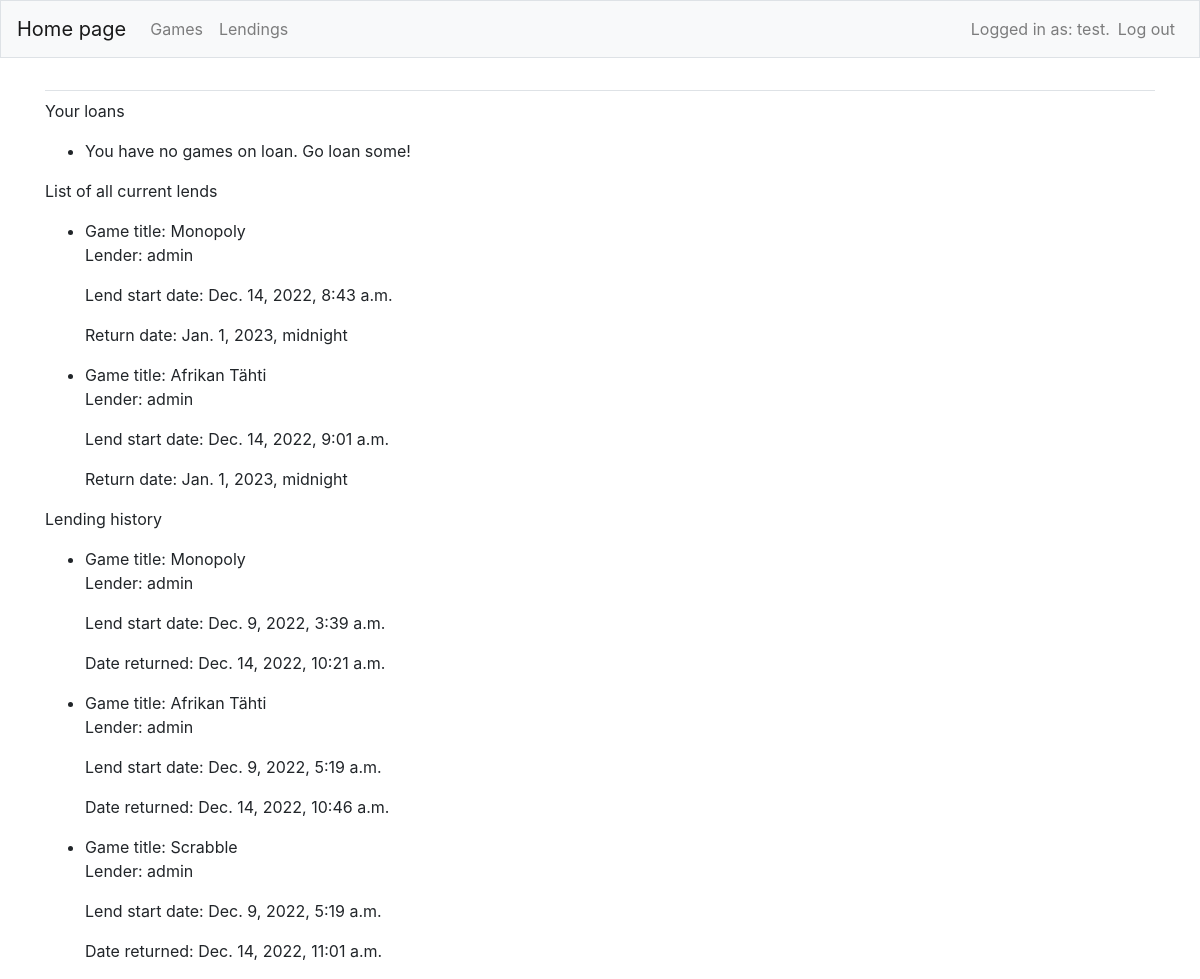
/lendings/ (signed in), run on the app's committed database.
### boardgame_site/models.py (models this page shows, shortened)
class Lending(models.Model):
    game = models.ForeignKey(Boardgame, on_delete=models.CASCADE)
    lender = models.ForeignKey(User, on_delete=models.CASCADE)
    lend_start_date = models.DateTimeField(auto_now_add=True)
    return_date = models.DateTimeField()
    received_game_date = models.DateTimeField(null=True)

class Boardgame(models.Model):
    name = models.CharField(max_length=200)
    genres = models.CharField(max_length=400)
    summary = models.CharField(max_length=500)
    available_to_lend = models.BooleanField(null=True)
    owner = models.ForeignKey(User, on_delete=models.CASCADE, null=True)
    date_added = models.DateTimeField(auto_now_add=True)
    date_modified = models.DateTimeField(auto_now=True)

### boardgame_site/views.py (the view)
# urls.py: path('lendings/', views.lendings, name='lendings'),
def lendings(request):
    if request.user.is_authenticated:
        owned = Lending.objects.filter(lender = request.user, received_game_date__isnull = True)
    else:
        owned = None
    returnedLends = Lending.objects.filter(received_game_date__isnull = False)
    lends = Lending.objects.filter(received_game_date__isnull = True).order_by("return_date")
    context = {"lends": lends, "ownLends": owned, "returnedLends": returnedLends}
    return render(request, "boardgame_site/lendings.html", context)

### boardgame_site/templates/boardgame_site/lendings.html
{% extends 'boardgame_site/base.html' %}
{% block content %}
{% if user.is_authenticated %}
<p>Your loans</p>
<ul>
    {% for ownLend in ownLends %}
    <li>
        Game title: {{ ownLend.game.name }}</a>
        <p>Lend start date: {{ ownLend.lend_start_date }}</p>
        <p>Return date: {{ ownLend.return_date }}</p>
        <a href="{% url 'boardgame_site:return_game' ownLend.id %}">Return game</a>
    </li>
    {% empty %}
    <li>You have no games on loan. Go loan some! </li>
    {% endfor %}
</ul>
<p>List of all current lends</p>
<ul>
    {% for lend in lends %}
    <li>
        Game title: {{ lend.game.name }}</a>
        <p>Lender: {{ lend.lender }}</p>
        <p>Lend start date: {{ lend.lend_start_date }}</p>
        <p>Return date: {{ lend.return_date }}</p>
    </li>
    {% empty %}
    <li>No one is curretly lending games. So all are available for you :) </li>
    {% endfor %}
</ul>
<p>Lending history</p>
<ul>
    {% for lend in returnedLends %}
    <li>
        Game title: {{ lend.game.name }}</a>
        <p>Lender: {{ lend.lender }}</p>
        <p>Lend start date: {{ lend.lend_start_date }}</p>
        <p>Date returned: {{ lend.received_game_date }}</p>
    </li>
    {% endfor %}
</ul>
{% else %}
<li>Login in to see the lends </li>
{% endif %}
{% endblock content %}

### boardgame_site/templates/boardgame_site/base.html (shortened to what this page needs)
{% load bootstrap4 %}
<!doctype html>
<html lang="en">
<head>
    {% bootstrap_css %}
</head>
<body>
    <nav class="navbar navbar-expand-md navbar-light bg-light mb-4 border">
        <a class="navbar-brand" href="{% url 'boardgame_site:index'%}">
            Home page
        </a>
        <div class="collapse navbar-collapse" id="navbarCollapse">
            <ul class="navbar-nav mr-auto">
                <li class="nav-item">
                    <a class="nav-link" href="{% url 'boardgame_site:games'%}">
                        Games
                    </a>
                </li>
                <li class="nav-item">
                    <a class="nav-link" href="{% url 'boardgame_site:lendings'%}">
                        Lendings
                    </a>
                </li>
            </ul>
            <ul class="navbar-nav ml-auto">
                {% if user.is_authenticated %}
                <li class="nav-item">
                    <span class="navbar-text" }">Logged in as: {{ user.username }}.</span>
                </li>
                <li class="nav-item">
                    <a class="nav-link" href="{% url 'users:logout' %}">Log out</a>
                </li>
                {% endif %}
            </ul>
        </div>
    </nav>
    <main role="main" class="container">
        <div class="pb-2 mb-2 border-bottom">
        </div>
        <div>
            {% block content %}{% endblock content %}
        </div>
    </main>
</body>
</html>

### data on the page
Lending: game.name "Monopoly", lender "admin", lend_start_date "Dec. 14, 2022, 8:43 a.m.", return_date "Jan. 1, 2023, midnight"
Lending: game.name "Afrikan Tähti", lender "admin", lend_start_date "Dec. 14, 2022, 9:01 a.m.", return_date "Jan. 1, 2023, midnight"
Lending: game.name "Monopoly", lender "admin", lend_start_date "Dec. 9, 2022, 3:39 a.m.", received_game_date "Dec. 14, 2022, 10:21 a.m."
Lending: game.name "Afrikan Tähti", lender "admin", lend_start_date "Dec. 9, 2022, 5:19 a.m.", received_game_date "Dec. 14, 2022, 10:46 a.m."
Lending: game.name "Scrabble", lender "admin", lend_start_date "Dec. 9, 2022, 5:19 a.m.", received_game_date "Dec. 14, 2022, 11:01 a.m."

### other printed values
{{ user.username }} "test"
